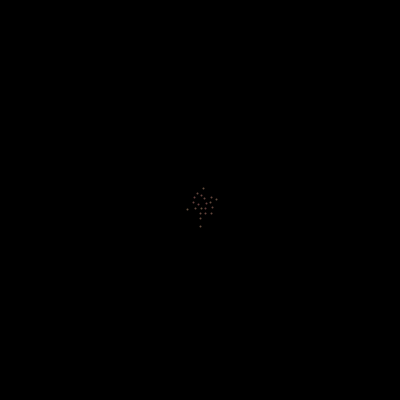
Frame 1 (no input)
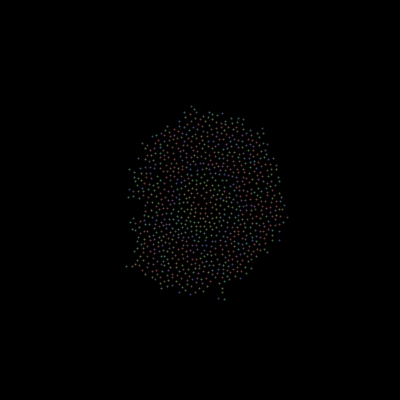
Frame 60 (the mouse pressed at the canvas centre just before this capture)
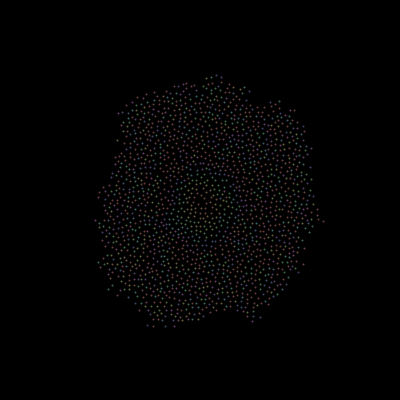
Frame 120 (the mouse held since frame 60 and released just before this capture)

The Processing sketch that drew these frames (run headless with seeded random() and noise(); from frame 60 on, the mouse is pressed at the canvas centre):

// Processing sketch: CC_033_poisson_disc
// ── CC_033_poisson_disc.pde
// Coding Train
// http://thecodingtrain.com

// Poisson Disc Sampling: https://youtu.be/flQgnCUxHl
// Processing port by Max: https://github.com/TheLastDestroyer

float r = 4;
int k = 30;
PVector[] grid;
float w = r / sqrt(2);
ArrayList<PVector> active;
int cols, rows;
ArrayList<PVector> ordered;

void setup() {
  size(400, 400);
  background(0);
  strokeWeight(4);
  colorMode(HSB);

  // STEP 0
  cols = floor(width / w);
  rows = floor(height / w);
  grid = new PVector[cols*rows];
  active = new ArrayList<PVector>();
  ordered = new ArrayList<PVector>();
  for (int i = 0; i < cols * rows; i++) {
    grid[i] = null;
  }

  // STEP 1
  float x = width / 2;
  float y = height / 2;
  int i = floor(x / w);
  int j = floor(y / w);
  PVector pos = new PVector(x, y);
  grid[i + j * cols] = pos;
  active.add(pos);
  println(active);
  //frameRate(1);
}

void draw() {
  background(0);

  //noLoop();

  for (int total = 0; total < 25; total++) {
    if (active.size() > 0) {
      int randIndex = floor(random(active.size()));
      PVector pos = active.get(randIndex);
      boolean found = false;
      for (int n = 0; n < k; n++) {
        PVector sample = PVector.random2D();
        float m = random(r, 2 * r);
        sample.setMag(m);
        sample.add(pos);

        int col = floor(sample.x / w);
        int row = floor(sample.y / w);
        //println(col, row, cols, rows, grid[col + row * cols]);
        if (col > -1 && row > -1 && col < cols && row < rows && grid[col + row * cols] == null) {
          boolean ok = true;
          for (int i = -1; i <= 1; i++) {
            for (int j = -1; j <= 1; j++) {
              int index = constrain((col + i) + ((row + j) * cols), 0, cols * rows - 1);
              PVector neighbor = grid[index];
              if (neighbor != null) {
                float d = PVector.dist(sample, neighbor);
                if (d < r) {
                  ok = false;
                }
              }
            }
          }
          if (ok) {
            found = true;
            grid[col + row * cols] = sample;
            active.add(sample);
            ordered.add(sample);
            // Should we break?
            break;
          }
        }
      }

      if (!found) {
        active.remove(randIndex);
      }

    }
  }

  for (int i = 0; i < ordered.size(); i++) {
      stroke(i % 360, 100, 100);
      strokeWeight(r * 0.5);
      point(ordered.get(i).x, ordered.get(i).y);
  }
  //println(active);

  // for (var i = 0; i < active.size(); i++) {
  //   stroke(255, 0, 255);
  //   strokeWeight(1);
  //   point(active.get(i).x, active.get(i).y);
  // }
  //println(active.size());
}
